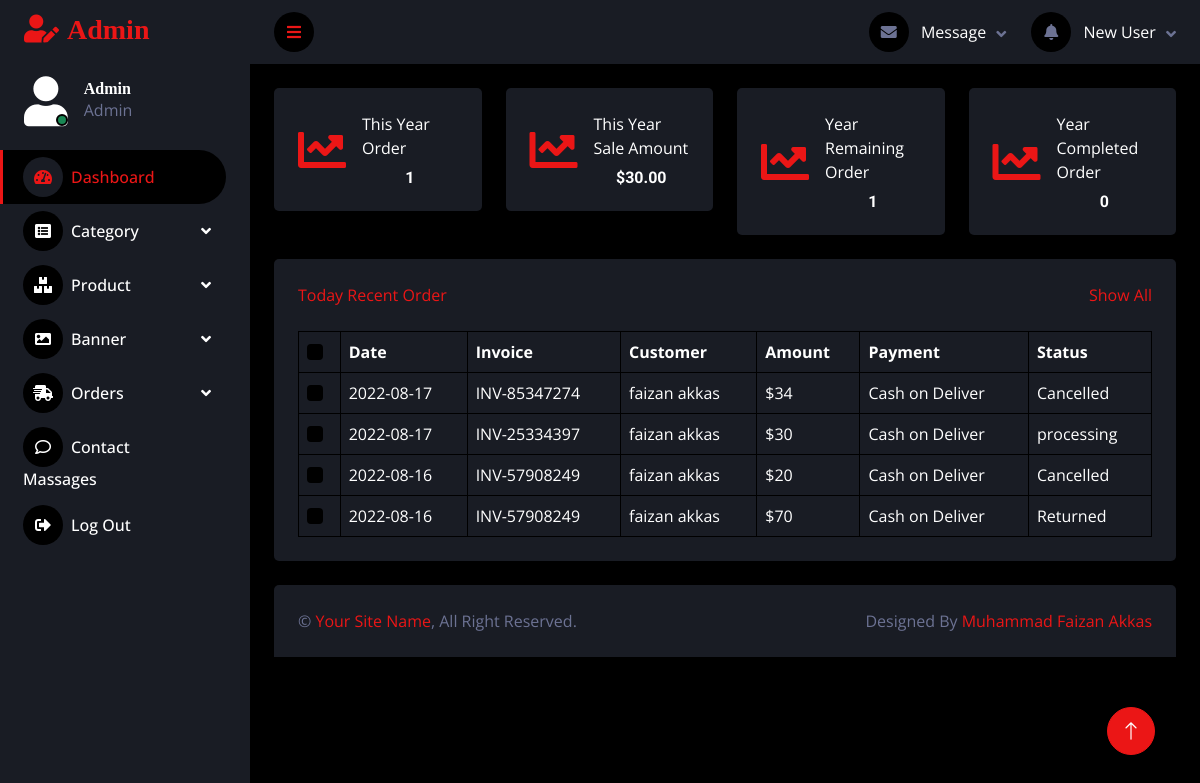
/admin/orderhistory.php (signed in), run on the app's committed database.
### tables this page shows
CREATE TABLE `order_table` (
  `order_id` int(10) NOT NULL,
  `product_id` int(10) NOT NULL,
  `order_quantity` int(10) NOT NULL,
  `order_date` date NOT NULL DEFAULT current_timestamp(),
  `order_inv_num` int(10) NOT NULL,
  `order_status` varchar(10) NOT NULL,
  `delivered_date` varchar(10) NOT NULL,
  `reason` varchar(30) NOT NULL,
  `detail` text NOT NULL,
  `orderid_fk` int(10) NOT NULL
);

CREATE TABLE `order_manager` (
  `om_id` int(10) NOT NULL,
  `om_fn` varchar(15) NOT NULL,
  `om_ln` varchar(15) NOT NULL,
  `om_email` varchar(70) NOT NULL,
  `om_phone` int(15) NOT NULL,
  `om_add1` varchar(100) NOT NULL,
  `om_add2` varchar(100) NOT NULL,
  `om_country` varchar(15) NOT NULL,
  `om_city` varchar(15) NOT NULL,
  `om_state` varchar(15) NOT NULL,
  `om_zipcode` int(10) NOT NULL,
  `om_pay_mode` varchar(15) NOT NULL,
  `userid_fk` int(10) NOT NULL
);

CREATE TABLE `product` (
  `p_id` int(10) NOT NULL,
  `p_name` varchar(20) NOT NULL,
  `p_price` int(10) NOT NULL,
  `p_des` varchar(200) NOT NULL,
  `p_quantity` int(10) NOT NULL,
  `p_code` int(10) NOT NULL,
  `p_number` int(10) NOT NULL,
  `p_image` varchar(100) NOT NULL,
  `cid_fk` int(10) NOT NULL
);

### admin/orderhistory.php (the view, shortened to what this page needs)
<?php include("include/header.php");
include("include/config.php");
$todaysale="SELECT COUNT(order_id) FROM order_table WHERE order_status='Delivered' OR order_status='processing'";
$exectodaysale=mysqli_query($connect,$todaysale);
$totalorder="This Year Order";
$todaysale1="SELECT SUM(`p_price`) FROM `order_table` as od INNER JOIN product as p ON od.product_id=p.p_id WHERE order_status='Delivered' OR order_status='processing'";
$exectodaysale1=mysqli_query($connect,$todaysale1);
$totalorder1="This Year Sale Amount";
$todaysale2="SELECT COUNT(order_id) FROM order_table WHERE order_status='processing'";
$exectodaysale2=mysqli_query($connect,$todaysale2);
$totalorder2="Year Remaining Order";
$todaysale3="SELECT COUNT(order_id) FROM order_table WHERE order_status='Delivered'";
$exectodaysale3=mysqli_query($connect,$todaysale3);
$totalorder3="Year Completed Order";
?>
<div class="container-fluid pt-4 px-4 text-white">
                <div class="row g-4">
                    <?php
					if($exectodaysale){$sale=mysqli_fetch_assoc($exectodaysale);}
					?>
                    <div class="col-sm-6 col-xl-3">
                        <div class="bg-secondary rounded d-flex align-items-center justify-content-between p-4">
                            <i class="fa fa-chart-line fa-3x text-primary"></i>
                            <div class="ms-3">
                                <p class="mb-2" ><?php echo $totalorder ?></p>
                                <h6 class="mb-0 text-center"><?php echo $sale["COUNT(order_id)"] ?></h6>
                            </div>
                        </div>
                    </div>
					<?php
					if($exectodaysale1){$sale1=mysqli_fetch_assoc($exectodaysale1);}
					?>
                    <div class="col-sm-6 col-xl-3">
                        <div class="bg-secondary rounded d-flex align-items-center justify-content-between p-4">
                            <i class="fa fa-chart-line fa-3x text-primary"></i>
                            <div class="ms-3">
                                <p class="mb-2" ><?php echo $totalorder1 ?></p>
                                <h6 class="mb-0 text-center">$<?php echo number_format($sale1["SUM(`p_price`)"],2) ?></h6>
                            </div>
                        </div>
                    </div>
					 <?php
					if($exectodaysale2){$sale2=mysqli_fetch_assoc($exectodaysale2);}
					?>
                    <div class="col-sm-6 col-xl-3">
                        <div class="bg-secondary rounded d-flex align-items-center justify-content-between p-4">
                            <i class="fa fa-chart-line fa-3x text-primary"></i>
                            <div class="ms-3">
                                <p class="mb-2" ><?php echo $totalorder2 ?></p>
                                <h6 class="mb-0 text-center"><?php echo $sale2["COUNT(order_id)"] ?></h6>
                            </div>
                        </div>
                    </div>
					 <?php
					if($exectodaysale3){$sale3=mysqli_fetch_assoc($exectodaysale3);}
					?>
                    <div class="col-sm-6 col-xl-3">
                        <div class="bg-secondary rounded d-flex align-items-center justify-content-between p-4">
                            <i class="fa fa-chart-line fa-3x text-primary"></i>
                            <div class="ms-3">
                                <p class="mb-2" ><?php echo $totalorder3 ?></p>
                                <h6 class="mb-0 text-center"><?php echo $sale3["COUNT(order_id)"] ?></h6>
                            </div>
                        </div>
                    </div>
                </div>
            </div>
  <div class="container-fluid pt-4 px-4">
                <div class="bg-secondary text-center rounded p-4">
                    <div class="d-flex align-items-center justify-content-between mb-4">
             <a class="mb-0" href="todayorder.php">Today Recent Order</a>
                       <a href="monthorder.php">Show All</a>
                    </div>
                    <div class="table-responsive">
                        <table class="table text-start align-middle table-bordered table-hover mb-0 text-white" >
                            <thead>
                                <tr id="div2">
                                    <th scope="col"><input class="form-check-input" type="checkbox"></th>
                                    <th scope="col">Date</th>
                                    <th scope="col">Invoice</th>
                                    <th scope="col">Customer</th>
                                    <th scope="col">Amount</th>
                                    <th scope="col">Payment</th>
                                    <th scope="col">Status</th>
                                </tr>
                            </thead>
                            <tbody>
								<?php
$query="SELECT o.om_fn,o.om_ln,o.om_pay_mode,od.order_quantity,p.p_price,od.order_inv_num,od.order_date,od.order_id,od.order_status FROM order_manager as o INNER JOIN order_table as od ON o.om_id=od.orderid_fk INNER JOIN product as p ON p.p_id=od.product_id order by order_id DESC";
								$execute=mysqli_query($connect,$query);
								if(mysqli_num_rows($execute)>0)
								{
									while($order=mysqli_fetch_assoc($execute))
									{
if($order["order_status"]=="processing")
{
	$status="processing";
}
elseif($order["order_status"]=="Delivered")
{
	$status="Delivered";
}
elseif($order["order_status"]=="Cancelled")
{
	$status="Cancelled";
}
elseif($order["order_status"]=="Returned")
{
	$status="Returned";
}
								?>
                                <tr>
                                    <td><input class="form-check-input" type="checkbox"></td>
                                    <td><?php echo $order["order_date"]?></td>
                                    <td>INV-<?php echo $order["order_inv_num"]?></td>
                                    <td><?php echo $order["om_fn"]?> <?php echo $order["om_ln"]?></td>
                                    <td>$<?php echo $order["p_price"] * $order["order_quantity"]?></td>
                                    <td><?php echo $order["om_pay_mode"]?></td>
                                    <td><?php echo $status?></td>
                                </tr>
								<?php } }else{echo "<tr><td colspan='7'><h3 class='text-primary text-center'>No Order Today</h3></td></tr>";}?>
                            </tbody>
                        </table>
                    </div>
                </div>
            </div>
<?php
include("include/footer.php")?>

### admin/css/style.css (style rules this page uses)
:root { --primary: #EB1616; --secondary: #191C24; --light: #6C7293; --dark: #000000; }

### data on the page
order_table: order_date "2022-08-17", order_inv_num "85347274", orderid_fk.om_fn "faizan", orderid_fk.om_ln "akkas", $order['p_price']*$order['order_quantity'] "34", orderid_fk.om_pay_mode "Cash on Deliver", order_status "Cancelled"
order_table: order_date "2022-08-17", order_inv_num "25334397", orderid_fk.om_fn "faizan", orderid_fk.om_ln "akkas", $order['p_price']*$order['order_quantity'] "30", orderid_fk.om_pay_mode "Cash on Deliver", order_status "processing"
order_table: order_date "2022-08-16", order_inv_num "57908249", orderid_fk.om_fn "faizan", orderid_fk.om_ln "akkas", $order['p_price']*$order['order_quantity'] "20", orderid_fk.om_pay_mode "Cash on Deliver", order_status "Cancelled"
order_table: order_date "2022-08-16", order_inv_num "57908249", orderid_fk.om_fn "faizan", orderid_fk.om_ln "akkas", $order['p_price']*$order['order_quantity'] "70", orderid_fk.om_pay_mode "Cash on Deliver", order_status "Returned"

### other printed values
$totalorder "This Year Order"
$sale["COUNT(order_id)"] "1"
$totalorder1 "This Year Sale Amount"
$sale1["SUM(`p_price`)"] "30.00"
$totalorder2 "Year Remaining Order"
$sale2["COUNT(order_id)"] "1"
$totalorder3 "Year Completed Order"
$sale3["COUNT(order_id)"] "0"
